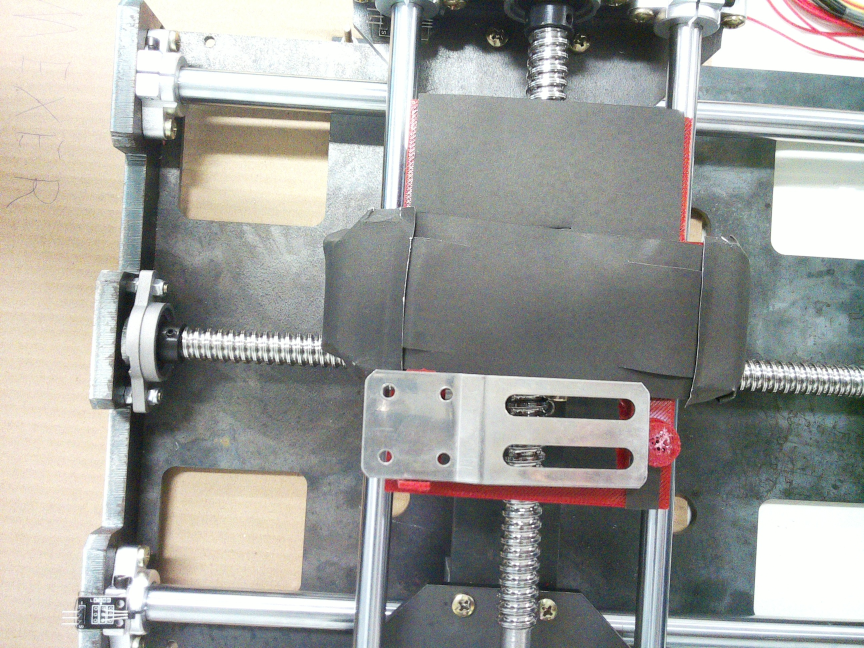
#> input picture vista_superior.jpeg, 2592 x 1944 px (shown at 1/3 size)
$ python centroids.py
#> lines starting #> are read from the running program, lines starting #| are printed output that depends on the picture; after the words box and inside, x2 and y2 are one past the last pixel; in counts of white or black regions, pixels touching at a corner belong together
import cv2
import numpy as np
from skimage.morphology import disk
from skimage.filters import threshold_otsu
from skimage.morphology import closing, opening, remove_small_objects, remove_small_holes
from skimage.measure import label, regionprops

# Load camera parameters
# Assuming camera parameters are stored in a dictionary format in a file 'calibration.npz'
camera_params = np.load('calibration.npz', allow_pickle=True)
#> (reads centroids/calibration.npz from the repository)
camera_matrix = camera_params['mtx']
dist_coeffs = camera_params['dist']

# Read and undistort the image
Ij = cv2.imread('vista_superior.jpeg')
#> Ij is the input picture: shape (1944, 2592, 3); mean B, G, R 156.5, 160.6, 160.3
Ioriginal = cv2.undistort(Ij, camera_matrix, dist_coeffs)
# [14 lines of commented-out code are left out]
I = cv2.cvtColor(Ioriginal, cv2.COLOR_BGR2GRAY)
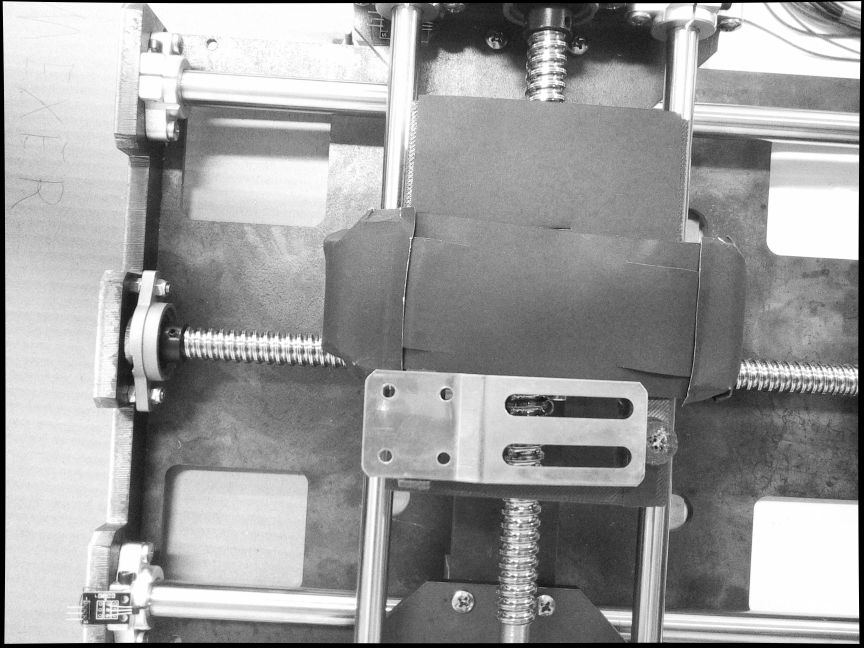
#> I: shape (1944, 2592) (shown at 1/3 size); min 0, max 255, mean 156.4

# Binarize the image
limiar = threshold_otsu(I)
#> limiar = 160
_, ImagemC = cv2.threshold(I, limiar, 255, cv2.THRESH_BINARY)
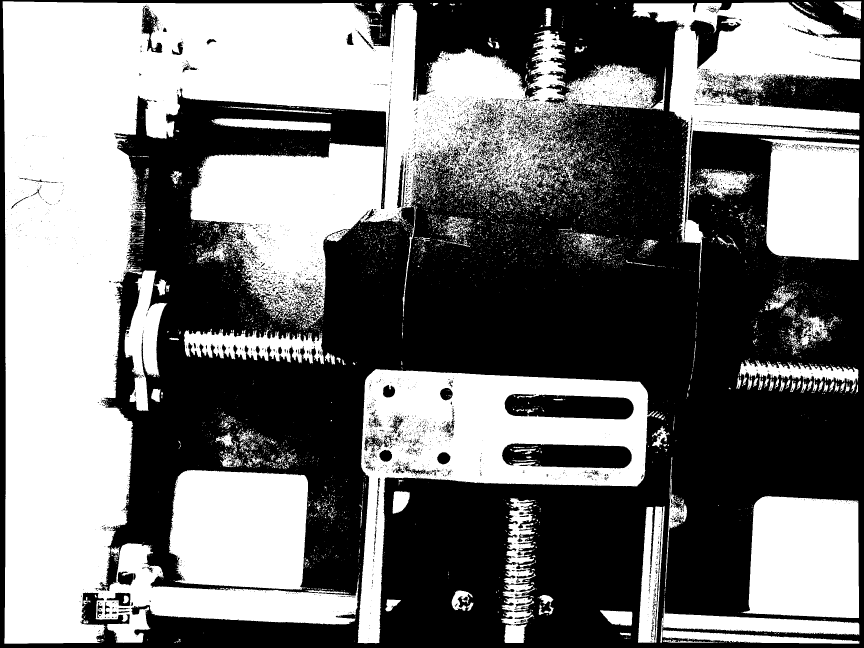
#> ImagemC: shape (1944, 2592) (shown at 1/3 size); 46.7% white; 7550 white regions (6954 under 20 px), largest, box (x1, y1, x2, y2) and area: (8, 4, 1997, 1931) 1359169, (1073, 1107, 1962, 1930) 236998, (1898, 7, 2582, 867) 167076

# # Invert the image
#ImagemC = np.invert(ImagemC)

# # Morphological opening
ImagemC = closing(ImagemC, disk(6))
#> ImagemC: shape (1944, 2592); 53.6% white; 117 black regions, largest, box (x1, y1, x2, y2) and area: (0, 0, 2592, 1944) 2232791, (1514, 1184, 1901, 1258) 22665, (1588, 1333, 1895, 1405) 18561
ImagemC = cv2.medianBlur(ImagemC, 11)
#> ImagemC: shape (1944, 2592); 53.4% white; 85 black regions, largest, box (x1, y1, x2, y2) and area: (0, 0, 2592, 1944) 2254208, (1514, 1185, 1901, 1258) 22822, (1589, 1333, 1895, 1405) 18525
ImagemC = cv2.Canny(ImagemC, 50, 100)
#> ImagemC: shape (1944, 2592); 1% white in thin lines or dots
ImagemC = closing(ImagemC, disk(10))
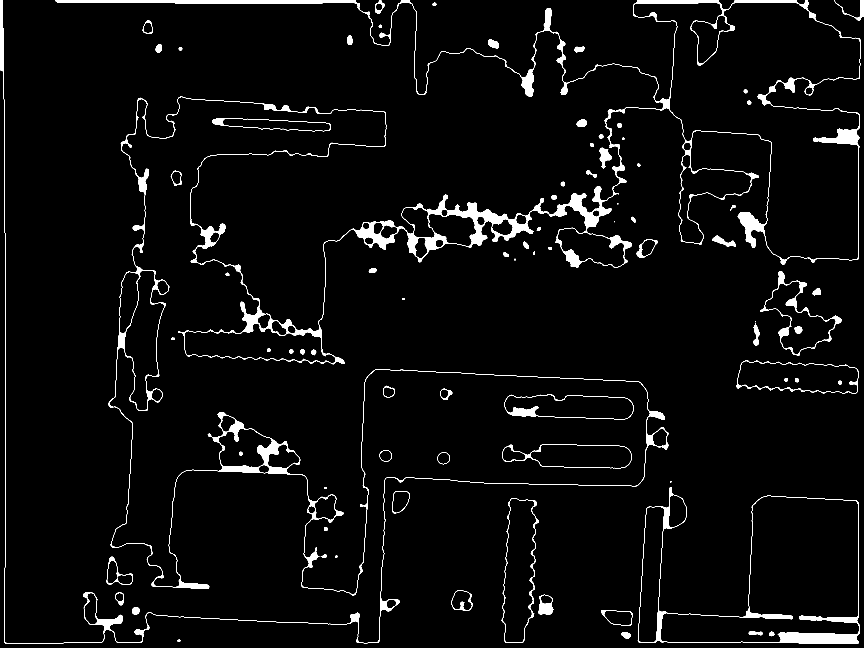
#> ImagemC: shape (1944, 2592) (shown at 1/3 size); 3.3% white; 80 white regions (4 under 20 px), largest, box (x1, y1, x2, y2) and area: (0, 0, 2581, 1931) 120051, (1913, 1461, 2578, 1931) 16212, (2281, 813, 2524, 1067) 4262
#ImagemC = closing(ImagemC, disk(8))
#ImagemC = opening(ImagemC, disk(8))
#ImagemC = cv2.medianBlur(ImagemC, 11)
cv2.imwrite("C.png", ImagemC)
cv2.imshow("", ImagemC)
cv2.waitKey(500)

detected_circles = cv2.HoughCircles(ImagemC,
                   cv2.HOUGH_GRADIENT, 1, 90, param1 = 100,
               param2 = 6, minRadius = 17, maxRadius = 22)
#> detected_circles = 134 rows, first 8: [1165.5, 1172.5, 17.9], [1330.5, 1374.5, 17.3], [1524.5, 1362.5, 20.3], [793.5, 964.5, 21.4], [465.5, 1183.5, 20.3], [1563.5, 654.5, 17.9], [1225.5, 639.5, 20.2], [2088.5, 709.5, 21.4]

if detected_circles is not None:

    print(len(detected_circles))
#| 1
    # Convert the circle parameters a, b and r to integers.
    detected_circles = np.uint16(np.around(detected_circles))
#> detected_circles = 134 rows, first 8: [1166, 1172, 18], [1330, 1374, 17], [1524, 1362, 20], [794, 964, 21], [466, 1184, 20], [1564, 654, 18], [1226, 640, 20], [2088, 710, 21]

    for pt in detected_circles[0, :]:
        a, b, r = pt[0], pt[1], pt[2]

        # Draw the circumference of the circle.
        cv2.circle(Ioriginal, (a, b), r, (0, 255, 0), 2)

        # Draw a small circle (of radius 1) to show the center.
        cv2.circle(Ioriginal, (a, b), 1, (0, 0, 255), 3)
#> this loop made 134 passes
#> (a, b, r) on passes 1 to 12: (1166, 1172, 18), (1330, 1374, 17), (1524, 1362, 20), (794, 964, 21), (466, 1184, 20), (1564, 654, 18), (1226, 640, 20), (2088, 710, 21), (1260, 754, 20), (1936, 748, 20), (378, 1736, 18), (1154, 120, 18)
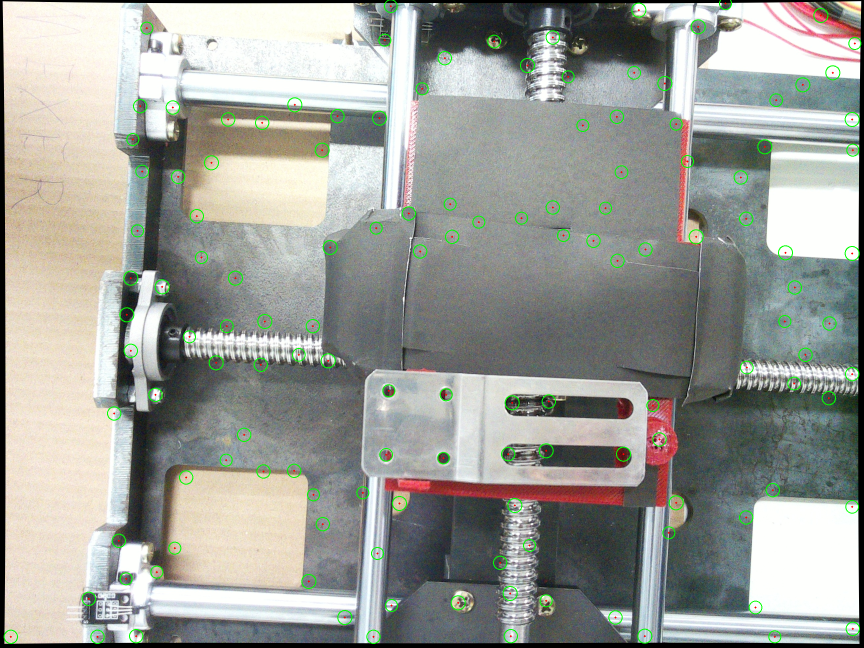
#> Ioriginal: shape (1944, 2592, 3) (shown at 1/3 size); mean B, G, R 151.4, 157.9, 155.3

cv2.imshow("img", cv2.resize(Ioriginal, (1200, 700)))
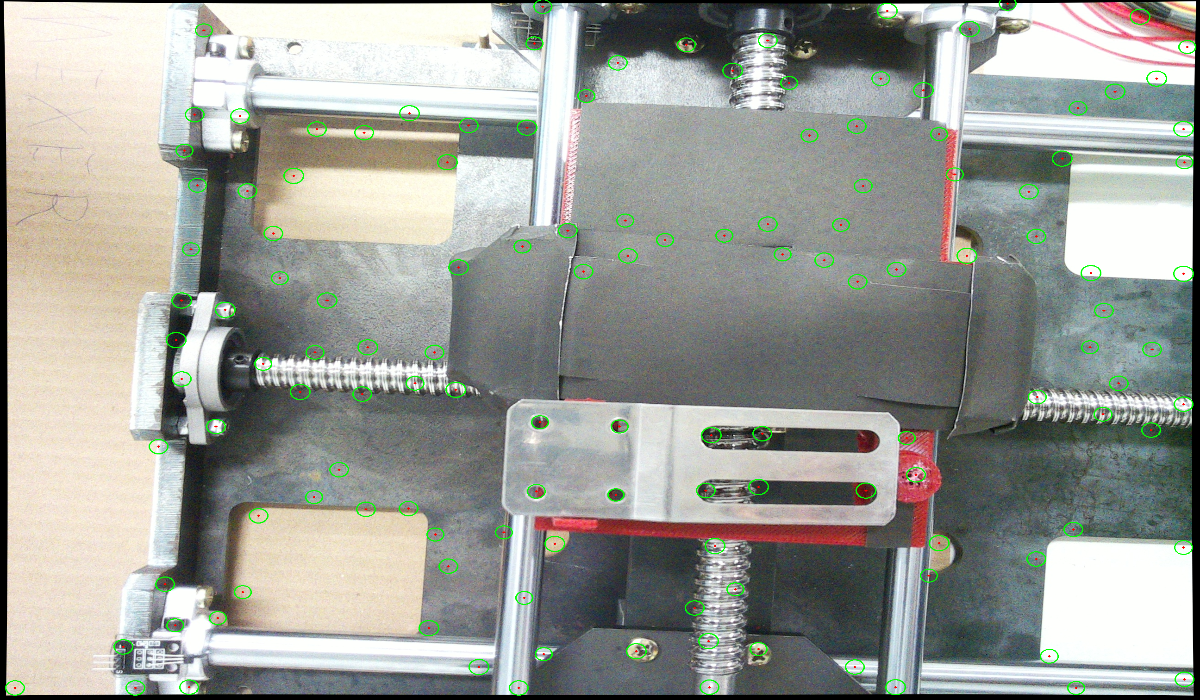
#> window 'img': shape (700, 1200, 3); mean B, G, R 151.3, 157.8, 155.2
cv2.waitKey(500)
cv2.imwrite("furos.png", Ioriginal)

# Label regions
imLabel, N = label(ImagemC, return_num=True)
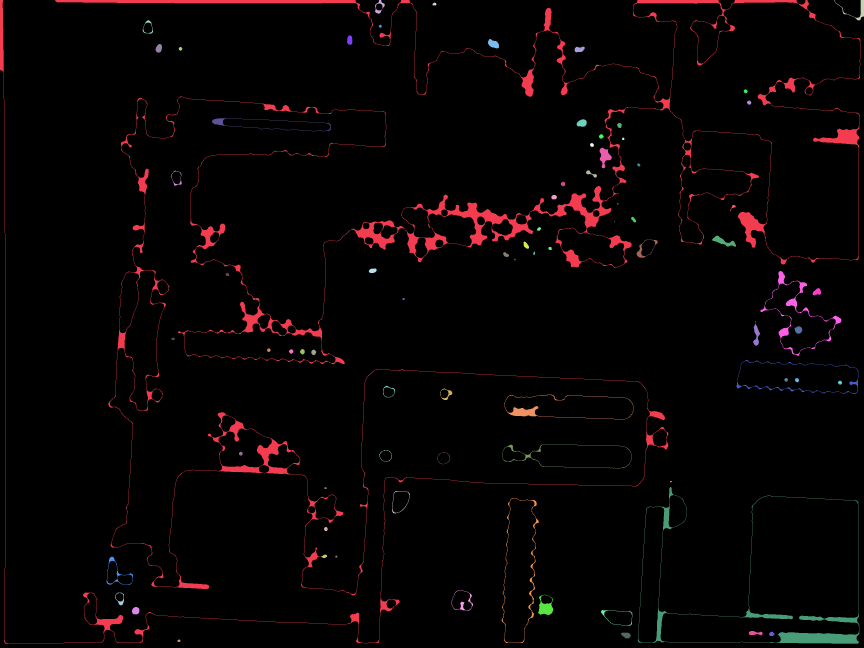
#> imLabel: shape (1944, 2592) int64 (shown at 1/3 size); 81 distinct labels, from 0 to 80; one colour per label, 0 black
#> N = 80

# Analyze regions
info = []
for region in regionprops(imLabel):
    info.append({
        'area': region.area,
        'centroid': region.centroid,
        'bounding_box': region.bbox,
        'label': region.label
    })
#> this loop made 80 passes
#> after the loop, info = 80 items

# Calculate the mean area
areas = np.array([region['area'] for region in info])
#> areas = 80 values, max 120051 at index 0, min 3 at index 70, mean 2095.6
mean_area = np.mean(areas)
#> mean_area = 2095.6

# Filter regions based on area
for region in info:
    if region['area'] > mean_area or region['area'] < mean_area / 3:
        ImagemC[imLabel == region['label']] = 0
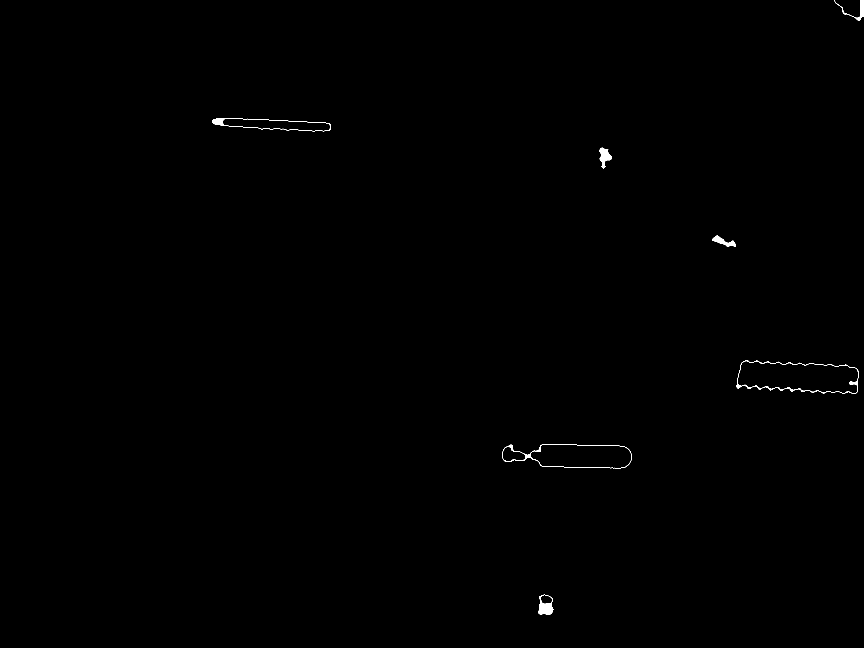
#> ImagemC: shape (1944, 2592) (shown at 1/3 size); 0.17% white; 7 white regions, largest, box (x1, y1, x2, y2) and area: (2209, 1080, 2575, 1182) 1777, (1614, 1784, 1660, 1845) 1456, (1506, 1332, 1895, 1405) 1337

# Re-label regions
imLabel, N = label(ImagemC, return_num=True)
#> imLabel: shape (1944, 2592) int64; 8 distinct labels, from 0 to 7
#> N = 7

# Analyze the new regions
info = []
for region in regionprops(imLabel):
    info.append({
        'area': region.area,
        'centroid': region.centroid,
        'bounding_box': region.bbox
    })
#> this loop made 7 passes
#> after the loop, info = 7 items

# [7 lines of commented-out code are left out]
def plot_bbs(image, info, index):
    vmin, vmax, umin, umax = info[index]['bounding_box']
    cv2.rectangle(image, (umin, vmin), (umax, vmax), (0, 255, 0), 2)

# Example usage of plot_bbs function
#plot_bbs(Ioriginal, info, 0)
